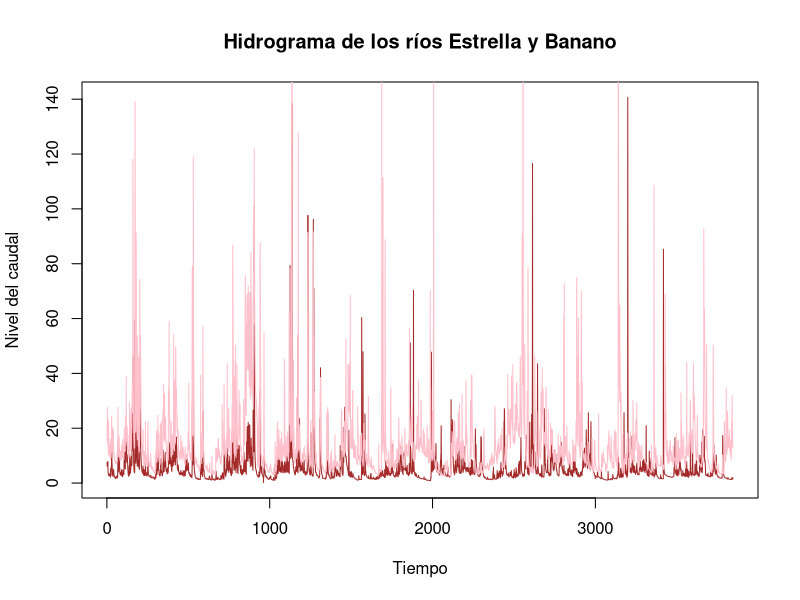
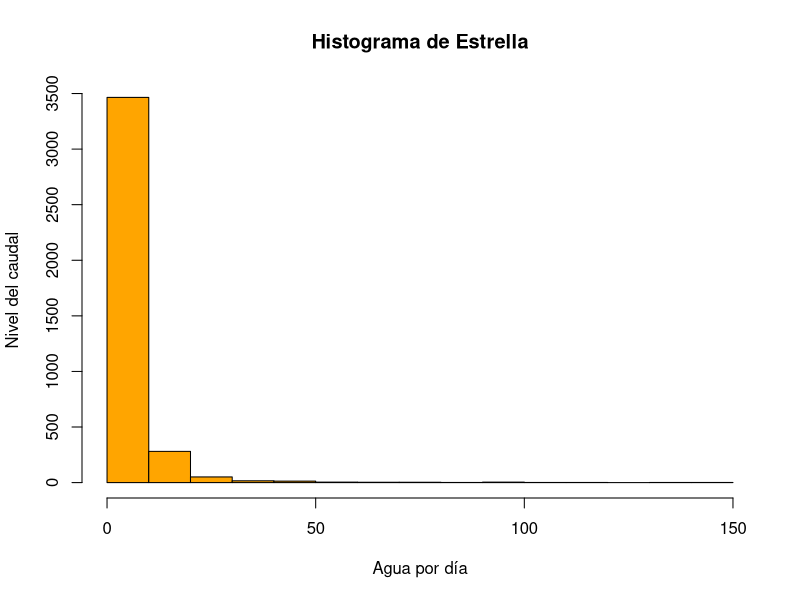
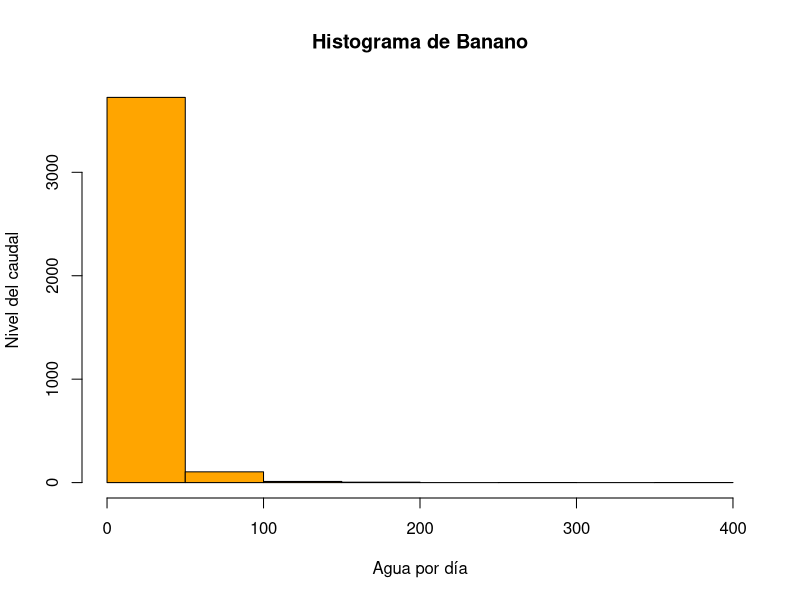
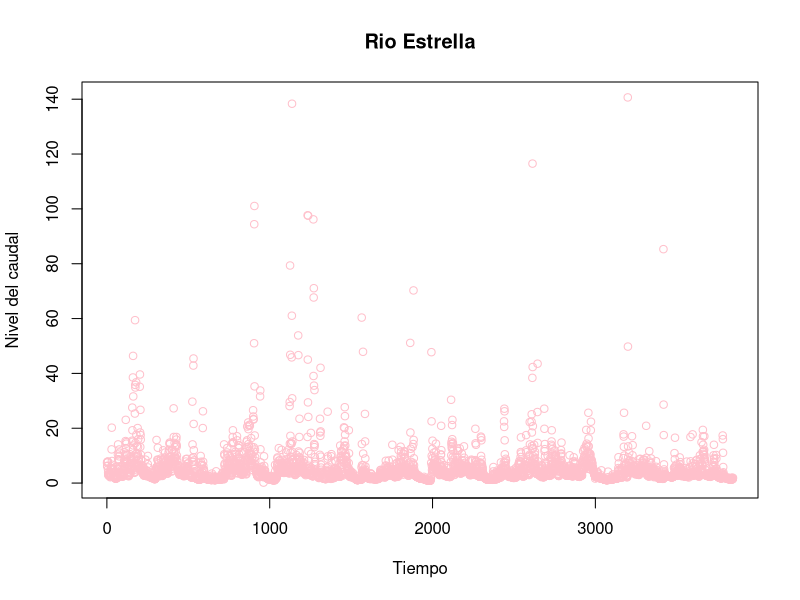
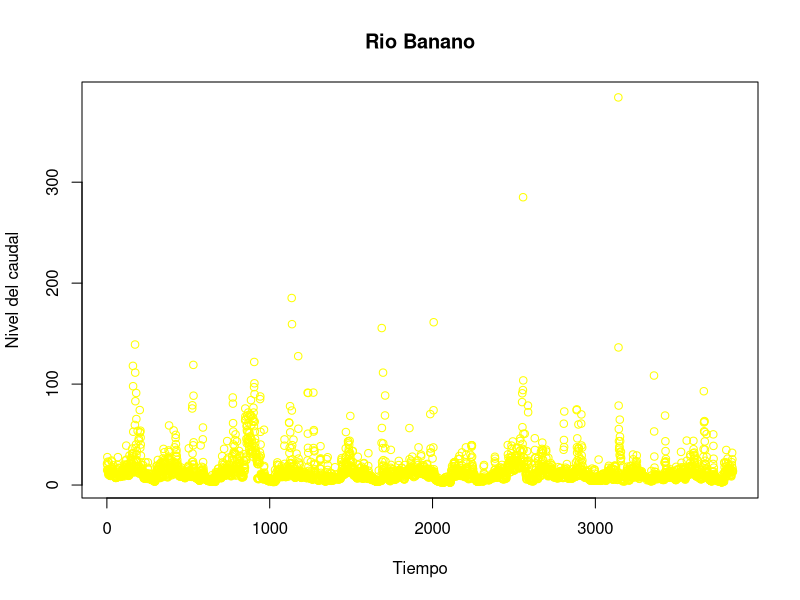
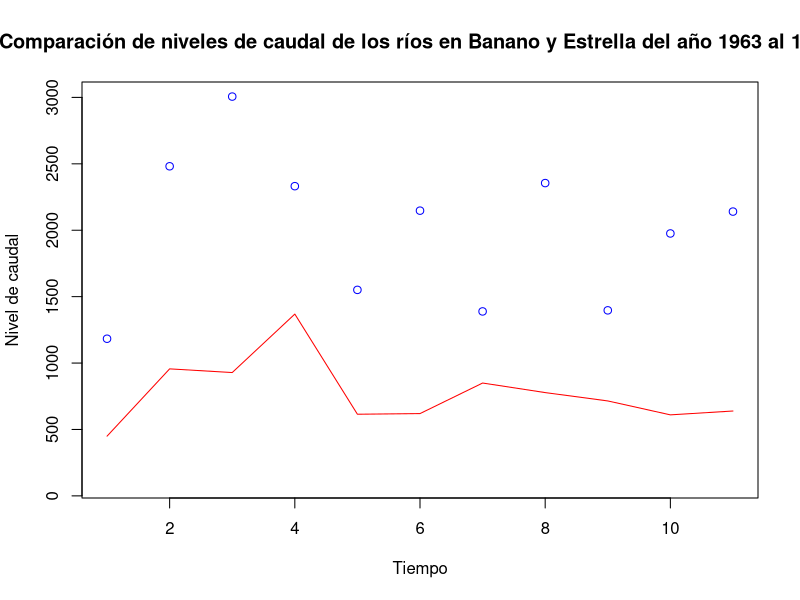
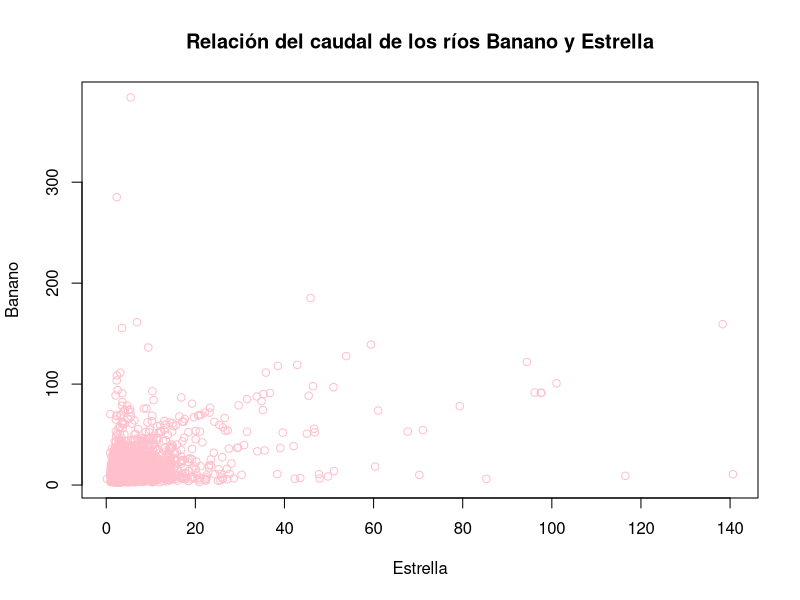

The R source for these figures, in order:
## ---- chunk 1
knitr::opts_chunk$set(echo = TRUE)
## ---- chunk 2
inp <- read.csv("FDC.csv", na.strings = "")
## ---- chunk 3
plot(
  inp[,2],
  type = "l", col="brown",
  main = ("Hidrograma de los ríos Estrella y Banano"),
  xlab = ("Tiempo"),
  ylab = ("Nivel del caudal")
)
  lines(inp[,3], col= "pink")
## ---- chunk 4
  hist(inp[,2],
  main = ("Histograma de Estrella"),
  height = inp$Estrella,
  names.arg = inp$fecha,
  xlab = ("Agua por día"),
  ylab = ("Nivel del caudal"),
  col = ("Orange"))

## ---- chunk 5
  hist(inp[,3],
  main = ("Histograma de Banano"),
  height = inp$Estrella,
  names.arg = inp$fecha,
  xlab = ("Agua por día"),
  ylab = ("Nivel del caudal"),
  col = ("Orange"))

## ---- chunk 6
  plot(
  inp[,2],
  main = ("Rio Estrella"),
  xlab = ("Tiempo"),
  ylab = ("Nivel del caudal"),
  col = "Pink"
)
plot(
  inp[,3],
  main = ("Rio Banano"),
  xlab = ("Tiempo"),
  ylab = ("Nivel del caudal"),
  col = "Yellow"
)
## ---- chunk 7
Tempodate <- strptime(inp[,1], format= "%d/%m/%Y")

MaQ_Estrella <- tapply(inp[,2], format(Tempodate, format="%Y"), FUN=sum)
MaQ_Banano <- tapply(inp[,3], format(Tempodate, format="%Y"), FUN=sum)
write.csv(MaQ_Estrella, file="MaQ.csv")


plot(MaQ_Banano,
     ylim = c(100,3000),
     xlab = ("Tiempo"),
     ylab = ("Nivel de caudal"),
     main = ("Comparación de niveles de caudal de los ríos en Banano y Estrella del año 1963 al 1983 "),
     col= "blue"
)

lines (MaQ_Estrella, col= "red")

MaQ_Estrella <- tapply(inp[,2], format(Tempodate, format="%m"),FUN= sum)
MaQ_Banano <- tapply(inp[,3], format(Tempodate, format="%m"),FUN= sum)


## ---- chunk 8
corinp <- cor(inp[,2:3], method= "spearman")
corinp

plot(
  inp[,2],
  inp[,3],
  xlab = ("Estrella"),
  ylab = ("Banano"),
  main = ("Relación del caudal de los ríos Banano y Estrella"),
  col= "pink"
)
inp.lm <- lm(inp[,2]~inp[,3], data=inp)
summary(inp.lm)
## ---- chunk 9

